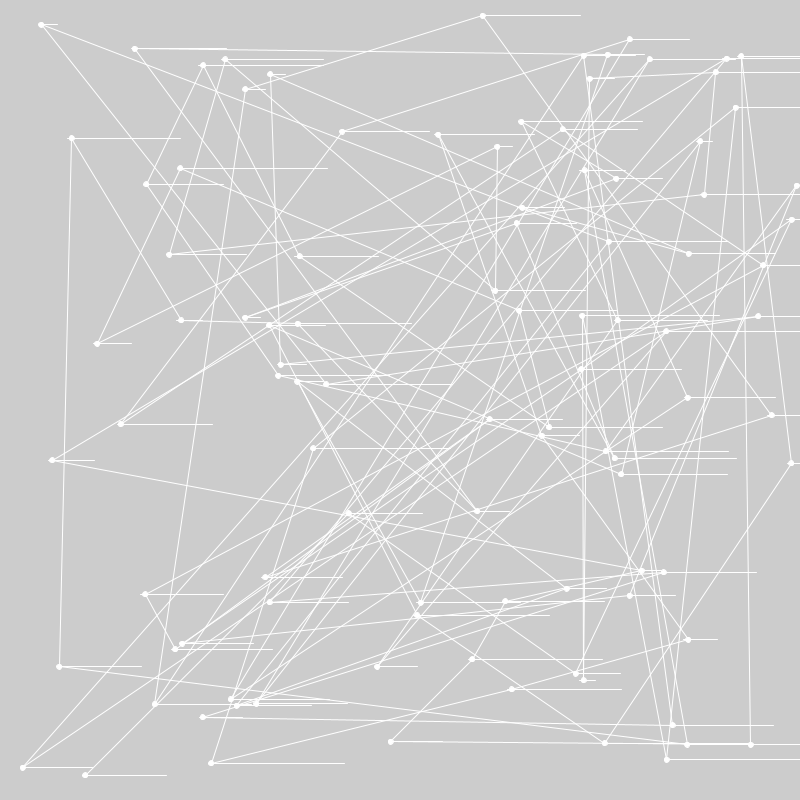
Frame 1 (no input)
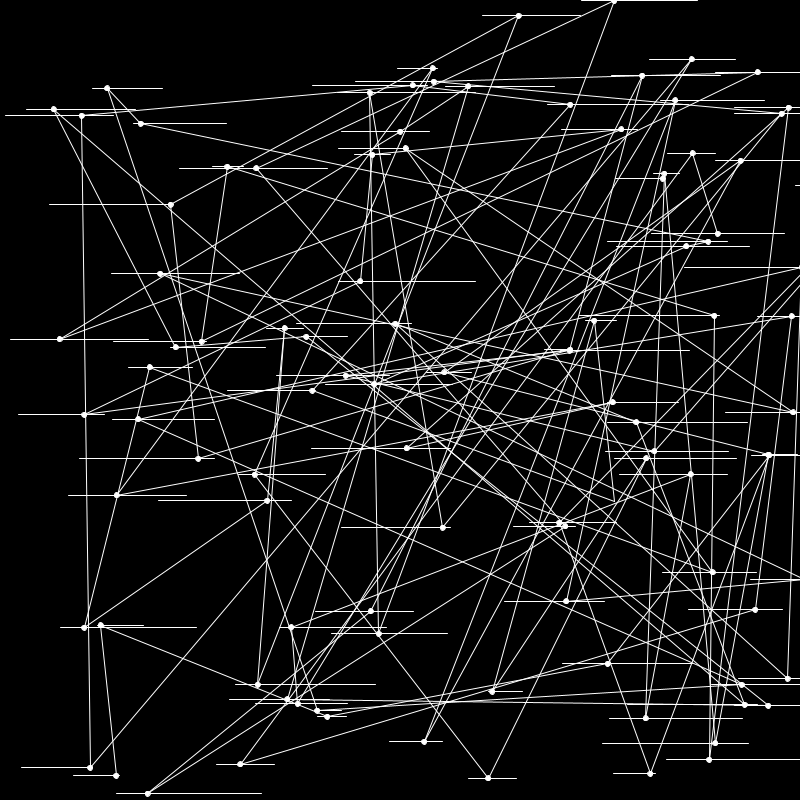
Frame 60 (the mouse pressed at the canvas centre just before this capture)
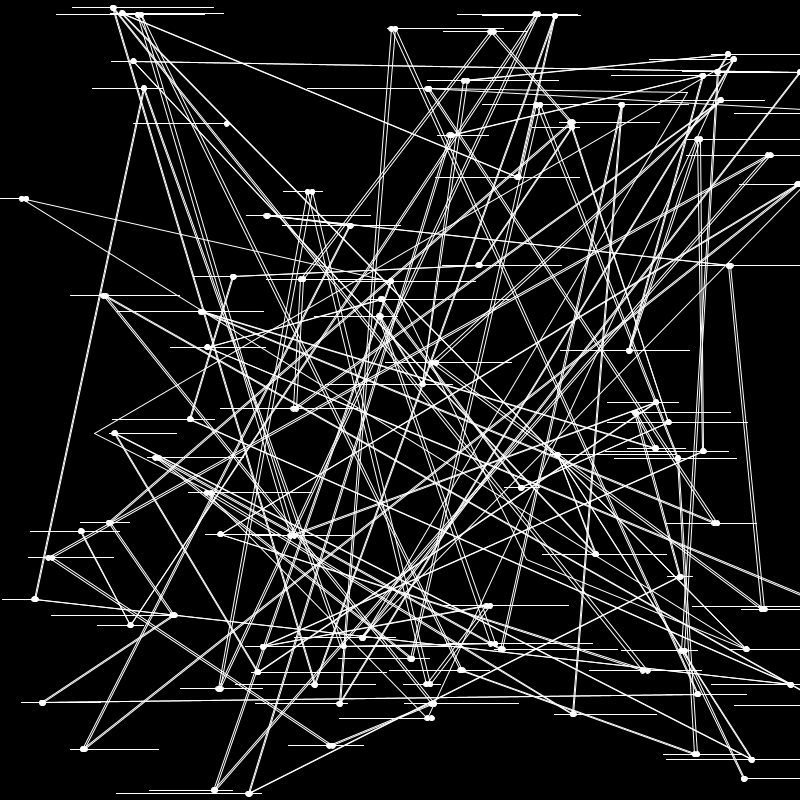
Frame 120 (the mouse held since frame 60 and released just before this capture)

The Processing sketch that drew these frames (run headless with seeded random() and noise(); from frame 60 on, the mouse is pressed at the canvas centre):

// Processing sketch: scoreSystem
// ── scoreSystem.pde
int totals = 100;
float limitMin = 15;
float limitMax = 150;
float speedMin = 0.5;
float speedMax = 5;

float[] x = new float[totals];
float[] y = new float[totals];
float[] speed = new float[totals];
float[] particleX = new float[totals];
float[] limit = new float[totals];
Boolean showBackground = true;

void setup() {
  size(800, 800);
  fillArrays();
}

void draw() {
  if(random(100) > 80) {
    showBackground = !showBackground;
  }
  if(showBackground) {
    background(0);
  } 
  showSystem();
}

void keyPressed() {
  showBackground = !showBackground;
}

// ── arrayFunctions.pde
void fillArrays() {
    for(int i = 0; i < totals; i++) {
        x[i] = random(width);
        y[i] = random(height);
        speed[i] = random(speedMin, speedMax);
        limit[i] = random(limitMin, limitMax);
        particleX[i] = 0.0;
        println("Particle: ", i, "Limit: ", limit[i]);
    }
}

void showSystem() {
    for(int i = 0; i < totals; i++) {
        stroke(255);
        line(x[i], y[i], x[i]+limit[i], y[i]);

        particleX[i] += speed[i];

        fill(255);
        ellipse(x[i]+particleX[i], y[i], 5, 5);

        if(particleX[i] > limit[i]) {
            x[i] = random(width);
            y[i] = random(height);
            speed[i] = random(speedMin, speedMax);
            limit[i] = random(limitMin, limitMax);
            particleX[i] = 0.0;
        }
        
        if(i > 0) {
          line(x[i]+ particleX[i], y[i], x[i-1] + particleX[i-1], y[i-1]);
        }     
    }
    
}
